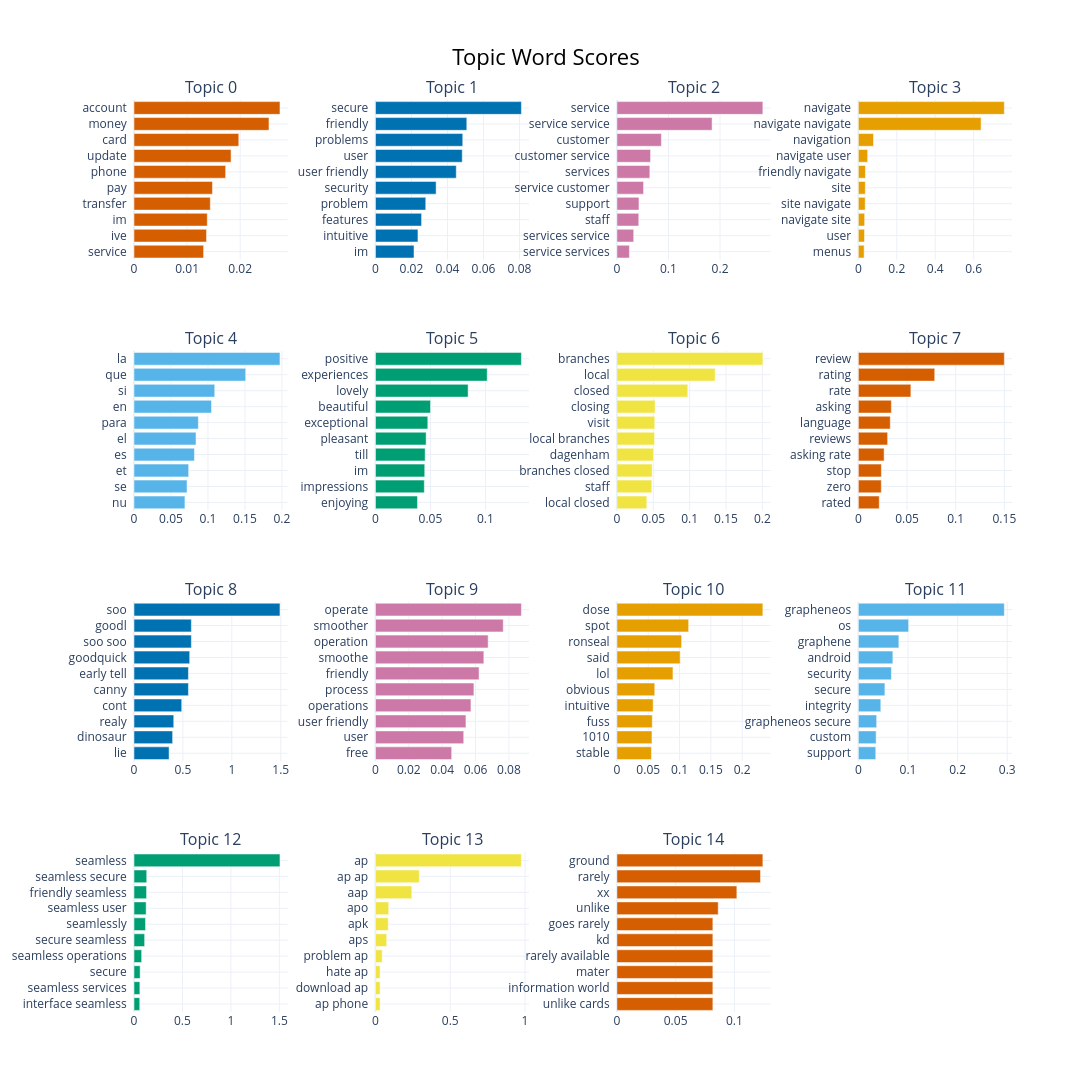

This figure's notebook cell:
### Code cell
unseed_try.visualize_barchart(width = 280, height = 330, top_n_topics=15, n_words=10)

### Figure 1 — Plotly figure (JSON) as saved in the notebook; plotly's stock layout.template omitted (floating-point values rounded to 4 significant figures)
{"data": [{"marker": {"color": "#D55E00"}, "orientation": "h", "type": "bar", "x": [0.01311, 0.01366, 0.0138, 0.01437, 0.01478, 0.01726, 0.01828, 0.01973, 0.02542, 0.02749], "xaxis": "x", "y": ["service  ", "ive  ", "im  ", "transfer  ", "pay  ", "phone  ", "update  ", "card  ", "money  ", "account  "], "yaxis": "y"}, {"marker": {"color": "#0072B2"}, "orientation": "h", "type": "bar", "x": [0.02142, 0.02361, 0.02562, 0.02795, 0.0337, 0.04489, 0.04821, 0.04849, 0.05074, 0.08107], "xaxis": "x2", "y": ["im  ", "intuitive  ", "features  ", "problem  ", "security  ", "user friendly  ", "user  ", "problems  ", "friendly  ", "secure  "], "yaxis": "y2"}, {"marker": {"color": "#CC79A7"}, "orientation": "h", "type": "bar", "x": [0.02424, 0.03258, 0.04241, 0.04281, 0.0517, 0.06388, 0.06526, 0.08627, 0.1846, 0.2831], "xaxis": "x3", "y": ["service services  ", "services service  ", "staff  ", "support  ", "service customer  ", "services  ", "customer service  ", "customer  ", "service service  ", "service  "], "yaxis": "y3"}, {"marker": {"color": "#E69F00"}, "orientation": "h", "type": "bar", "x": [0.03011, 0.03202, 0.03278, 0.03565, 0.03626, 0.03692, 0.04846, 0.07875, 0.6386, 0.7595], "xaxis": "x4", "y": ["menus  ", "user  ", "navigate site  ", "site navigate  ", "site  ", "friendly navigate  ", "navigate user  ", "navigation  ", "navigate navigate  ", "navigate  "], "yaxis": "y4"}, {"marker": {"color": "#56B4E9"}, "orientation": "h", "type": "bar", "x": [0.06885, 0.0717, 0.07387, 0.08173, 0.08381, 0.08698, 0.1048, 0.1091, 0.151, 0.1973], "xaxis": "x5", "y": ["nu  ", "se  ", "et  ", "es  ", "el  ", "para  ", "en  ", "si  ", "que  ", "la  "], "yaxis": "y5"}, {"marker": {"color": "#009E73"}, "orientation": "h", "type": "bar", "x": [0.03823, 0.04442, 0.04481, 0.04521, 0.04608, 0.0476, 0.05006, 0.08425, 0.1016, 0.1327], "xaxis": "x6", "y": ["enjoying  ", "impressions  ", "im  ", "till  ", "pleasant  ", "exceptional  ", "beautiful  ", "lovely  ", "experiences  ", "positive  "], "yaxis": "y6"}, {"marker": {"color": "#F0E442"}, "orientation": "h", "type": "bar", "x": [0.04112, 0.048, 0.04846, 0.05047, 0.05179, 0.05207, 0.05249, 0.09745, 0.1351, 0.2007], "xaxis": "x7", "y": ["local closed  ", "staff  ", "branches closed  ", "dagenham  ", "local branches  ", "visit  ", "closing  ", "closed  ", "local  ", "branches  "], "yaxis": "y7"}, {"marker": {"color": "#D55E00"}, "orientation": "h", "type": "bar", "x": [0.02146, 0.02359, 0.02366, 0.02647, 0.03008, 0.0328, 0.03392, 0.05397, 0.07847, 0.1499], "xaxis": "x8", "y": ["rated  ", "zero  ", "stop  ", "asking rate  ", "reviews  ", "language  ", "asking  ", "rate  ", "rating  ", "review  "], "yaxis": "y8"}, {"marker": {"color": "#0072B2"}, "orientation": "h", "type": "bar", "x": [0.3588, 0.3948, 0.4064, 0.4879, 0.5563, 0.5563, 0.5694, 0.5864, 0.5864, 1.492], "xaxis": "x9", "y": ["lie  ", "dinosaur  ", "realy  ", "cont  ", "canny  ", "early tell  ", "goodquick  ", "soo soo  ", "goodl  ", "soo  "], "yaxis": "y9"}, {"marker": {"color": "#CC79A7"}, "orientation": "h", "type": "bar", "x": [0.04569, 0.05291, 0.05423, 0.05723, 0.05901, 0.0621, 0.06497, 0.06755, 0.0766, 0.08748], "xaxis": "x10", "y": ["free  ", "user  ", "user friendly  ", "operations  ", "process  ", "friendly  ", "smoothe  ", "operation  ", "smoother  ", "operate  "], "yaxis": "y10"}, {"marker": {"color": "#E69F00"}, "orientation": "h", "type": "bar", "x": [0.05519, 0.05597, 0.05652, 0.05788, 0.06045, 0.08948, 0.101, 0.1033, 0.1145, 0.233], "xaxis": "x11", "y": ["stable  ", "1010  ", "fuss  ", "intuitive  ", "obvious  ", "lol  ", "said  ", "ronseal  ", "spot  ", "dose  "], "yaxis": "y11"}, {"marker": {"color": "#56B4E9"}, "orientation": "h", "type": "bar", "x": [0.0351, 0.03587, 0.03692, 0.04526, 0.0535, 0.06662, 0.06955, 0.08162, 0.1013, 0.2941], "xaxis": "x12", "y": ["support  ", "custom  ", "grapheneos secure  ", "integrity  ", "secure  ", "security  ", "android  ", "graphene  ", "os  ", "grapheneos  "], "yaxis": "y12"}, {"marker": {"color": "#009E73"}, "orientation": "h", "type": "bar", "x": [0.05923, 0.06063, 0.06331, 0.07898, 0.1098, 0.1191, 0.1254, 0.1296, 0.1313, 1.506], "xaxis": "x13", "y": ["interface seamless  ", "seamless services  ", "secure  ", "seamless operations  ", "secure seamless  ", "seamlessly  ", "seamless user  ", "friendly seamless  ", "seamless secure  ", "seamless  "], "yaxis": "y13"}, {"marker": {"color": "#F0E442"}, "orientation": "h", "type": "bar", "x": [0.03101, 0.03101, 0.03101, 0.04517, 0.07532, 0.08544, 0.08843, 0.2435, 0.2929, 0.9761], "xaxis": "x14", "y": ["ap phone  ", "download ap  ", "hate ap  ", "problem ap  ", "aps  ", "apk  ", "apo  ", "aap  ", "ap ap  ", "ap  "], "yaxis": "y14"}, {"marker": {"color": "#D55E00"}, "orientation": "h", "type": "bar", "x": [0.08168, 0.08168, 0.08168, 0.08168, 0.08168, 0.08168, 0.08624, 0.1021, 0.1223, 0.1242], "xaxis": "x15", "y": ["unlike cards  ", "information world  ", "mater  ", "rarely available  ", "kd  ", "goes rarely  ", "unlike  ", "xx  ", "rarely  ", "ground  "], "yaxis": "y15"}], "layout": {"annotations": [{"font": {"size": 16}, "showarrow": false, "text": "Topic 0", "x": 0.0875, "xanchor": "center", "xref": "paper", "y": 1, "yanchor": "bottom", "yref": "paper"}, {"font": {"size": 16}, "showarrow": false, "text": "Topic 1", "x": 0.3625, "xanchor": "center", "xref": "paper", "y": 1, "yanchor": "bottom", "yref": "paper"}, {"font": {"size": 16}, "showarrow": false, "text": "Topic 2", "x": 0.6375, "xanchor": "center", "xref": "paper", "y": 1, "yanchor": "bottom", "yref": "paper"}, {"font": {"size": 16}, "showarrow": false, "text": "Topic 3", "x": 0.9125, "xanchor": "center", "xref": "paper", "y": 1, "yanchor": "bottom", "yref": "paper"}, {"font": {"size": 16}, "showarrow": false, "text": "Topic 4", "x": 0.0875, "xanchor": "center", "xref": "paper", "y": 0.725, "yanchor": "bottom", "yref": "paper"}, {"font": {"size": 16}, "showarrow": false, "text": "Topic 5", "x": 0.3625, "xanchor": "center", "xref": "paper", "y": 0.725, "yanchor": "bottom", "yref": "paper"}, {"font": {"size": 16}, "showarrow": false, "text": "Topic 6", "x": 0.6375, "xanchor": "center", "xref": "paper", "y": 0.725, "yanchor": "bottom", "yref": "paper"}, {"font": {"size": 16}, "showarrow": false, "text": "Topic 7", "x": 0.9125, "xanchor": "center", "xref": "paper", "y": 0.725, "yanchor": "bottom", "yref": "paper"}, {"font": {"size": 16}, "showarrow": false, "text": "Topic 8", "x": 0.0875, "xanchor": "center", "xref": "paper", "y": 0.45, "yanchor": "bottom", "yref": "paper"}, {"font": {"size": 16}, "showarrow": false, "text": "Topic 9", "x": 0.3625, "xanchor": "center", "xref": "paper", "y": 0.45, "yanchor": "bottom", "yref": "paper"}, {"font": {"size": 16}, "showarrow": false, "text": "Topic 10", "x": 0.6375, "xanchor": "center", "xref": "paper", "y": 0.45, "yanchor": "bottom", "yref": "paper"}, {"font": {"size": 16}, "showarrow": false, "text": "Topic 11", "x": 0.9125, "xanchor": "center", "xref": "paper", "y": 0.45, "yanchor": "bottom", "yref": "paper"}, {"font": {"size": 16}, "showarrow": false, "text": "Topic 12", "x": 0.0875, "xanchor": "center", "xref": "paper", "y": 0.175, "yanchor": "bottom", "yref": "paper"}, {"font": {"size": 16}, "showarrow": false, "text": "Topic 13", "x": 0.3625, "xanchor": "center", "xref": "paper", "y": 0.175, "yanchor": "bottom", "yref": "paper"}, {"font": {"size": 16}, "showarrow": false, "text": "Topic 14", "x": 0.6375, "xanchor": "center", "xref": "paper", "y": 0.175, "yanchor": "bottom", "yref": "paper"}], "height": 1320, "hoverlabel": {"bgcolor": "white", "font": {"family": "Rockwell", "size": 16}}, "showlegend": false, "title": {"font": {"color": "Black", "size": 22}, "text": "Topic Word Scores", "x": 0.5, "xanchor": "center", "yanchor": "top"}, "width": 1120, "xaxis": {"anchor": "y", "domain": [0, 0.175], "showgrid": true}, "xaxis10": {"anchor": "y10", "domain": [0.275, 0.45], "showgrid": true}, "xaxis11": {"anchor": "y11", "domain": [0.55, 0.725], "showgrid": true}, "xaxis12": {"anchor": "y12", "domain": [0.825, 1], "showgrid": true}, "xaxis13": {"anchor": "y13", "domain": [0, 0.175], "showgrid": true}, "xaxis14": {"anchor": "y14", "domain": [0.275, 0.45], "showgrid": true}, "xaxis15": {"anchor": "y15", "domain": [0.55, 0.725], "showgrid": true}, "xaxis16": {"anchor": "y16", "domain": [0.825, 1], "showgrid": true}, "xaxis2": {"anchor": "y2", "domain": [0.275, 0.45], "showgrid": true}, "xaxis3": {"anchor": "y3", "domain": [0.55, 0.725], "showgrid": true}, "xaxis4": {"anchor": "y4", "domain": [0.825, 1], "showgrid": true}, "xaxis5": {"anchor": "y5", "domain": [0, 0.175], "showgrid": true}, "xaxis6": {"anchor": "y6", "domain": [0.275, 0.45], "showgrid": true}, "xaxis7": {"anchor": "y7", "domain": [0.55, 0.725], "showgrid": true}, "xaxis8": {"anchor": "y8", "domain": [0.825, 1], "showgrid": true}, "xaxis9": {"anchor": "y9", "domain": [0, 0.175], "showgrid": true}, "yaxis": {"anchor": "x", "domain": [0.825, 1], "showgrid": true}, "yaxis10": {"anchor": "x10", "domain": [0.275, 0.45], "showgrid": true}, "yaxis11": {"anchor": "x11", "domain": [0.275, 0.45], "showgrid": true}, "yaxis12": {"anchor": "x12", "domain": [0.275, 0.45], "showgrid": true}, "yaxis13": {"anchor": "x13", "domain": [0, 0.175], "showgrid": true}, "yaxis14": {"anchor": "x14", "domain": [0, 0.175], "showgrid": true}, "yaxis15": {"anchor": "x15", "domain": [0, 0.175], "showgrid": true}, "yaxis16": {"anchor": "x16", "domain": [0, 0.175], "showgrid": true}, "yaxis2": {"anchor": "x2", "domain": [0.825, 1], "showgrid": true}, "yaxis3": {"anchor": "x3", "domain": [0.825, 1], "showgrid": true}, "yaxis4": {"anchor": "x4", "domain": [0.825, 1], "showgrid": true}, "yaxis5": {"anchor": "x5", "domain": [0.55, 0.725], "showgrid": true}, "yaxis6": {"anchor": "x6", "domain": [0.55, 0.725], "showgrid": true}, "yaxis7": {"anchor": "x7", "domain": [0.55, 0.725], "showgrid": true}, "yaxis8": {"anchor": "x8", "domain": [0.55, 0.725], "showgrid": true}, "yaxis9": {"anchor": "x9", "domain": [0.275, 0.45], "showgrid": true}}}
